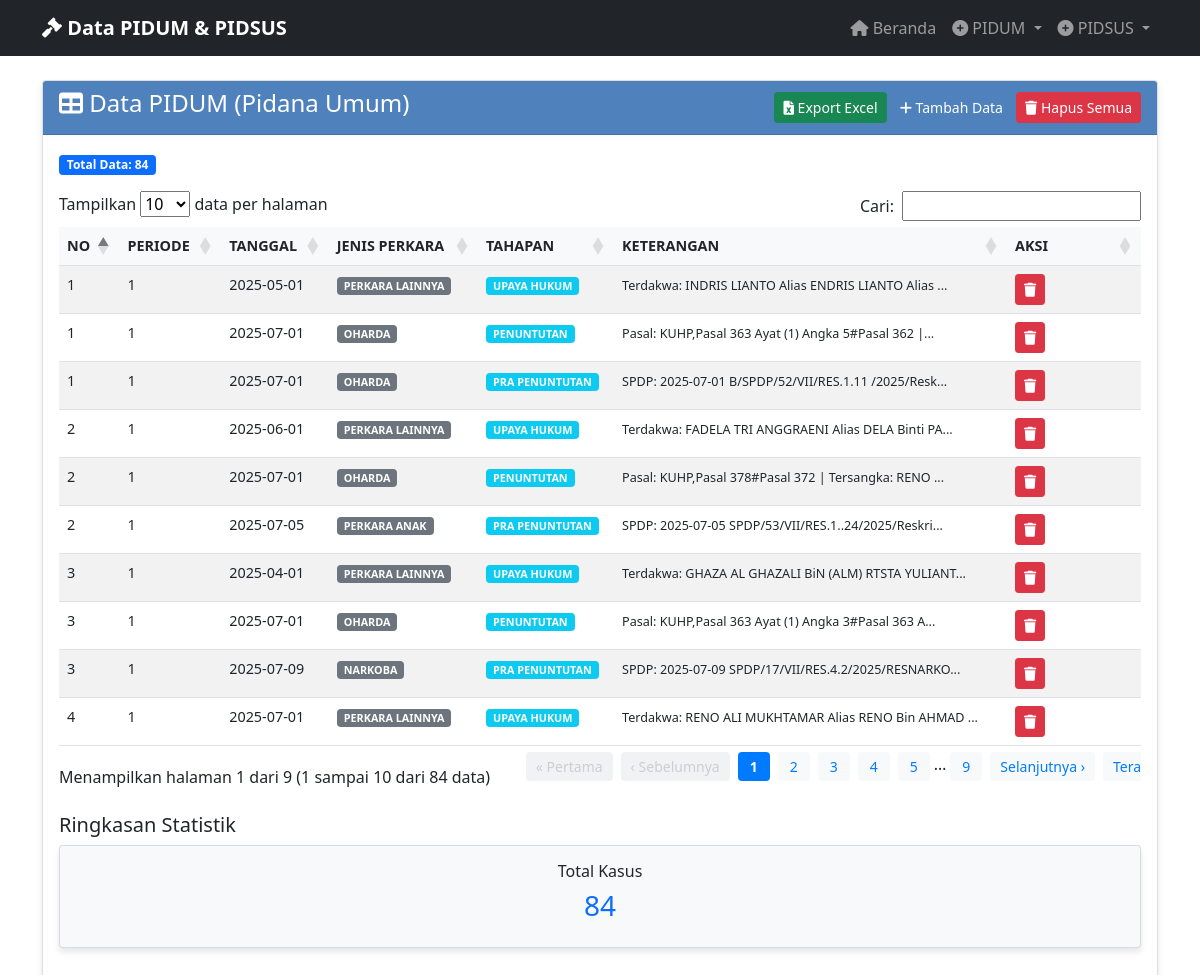
Screenshot of /view_pidum with the database file from the repository.
### tables this page shows
CREATE TABLE "pidum_data" (
                id INTEGER PRIMARY KEY AUTOINCREMENT,
                no TEXT NOT NULL,
                periode TEXT NOT NULL,
                tanggal TEXT NOT NULL,
                jenis_perkara TEXT NOT NULL,
                tahapan_penanganan TEXT NOT NULL,
                keterangan TEXT NOT NULL,
                created_at TIMESTAMP DEFAULT CURRENT_TIMESTAMP
            );

### app_with_db.py (the view)
@app.route('/view_pidum')
def view_pidum():
    data = get_all_pidum_data()  # Changed to include ID for delete functionality
    return render_template('view_pidum.html', data=data)

### database.py (called while the page is built)
@contextmanager
def get_db_connection():
    conn = sqlite3.connect(DATABASE_PATH)
    conn.row_factory = sqlite3.Row
    try:
        yield conn
    finally:
        conn.close()

def get_all_pidum_data():
    with get_db_connection() as conn:
        cursor = conn.cursor()
        cursor.execute('SELECT * FROM pidum_data ORDER BY created_at DESC')
        rows = cursor.fetchall()
        return [dict(row) for row in rows]

### templates/view_pidum.html (shortened to what this page needs)
{% extends "base.html" %}
{% block content %}
<div class="row">
    <div class="col-md-12">
        <div class="card">
            <div class="card-header d-flex justify-content-between align-items-center">
                <h4><i class="fas fa-table"></i> Data PIDUM (Pidana Umum)</h4>
                <div>
                    <a href="{{ url_for('export_pidum_excel') }}" class="btn btn-success btn-sm">
                        <i class="fas fa-file-excel"></i> Export Excel
                    </a>
                    <a href="{{ url_for('input_pidum') }}" class="btn btn-primary btn-sm">
                        <i class="fas fa-plus"></i> Tambah Data
                    </a>
                    {% if data %}
                    <button type="button" class="btn btn-danger btn-sm" onclick="confirmDeleteAll()">
                        <i class="fas fa-trash"></i> Hapus Semua
                    </button>
                    {% endif %}
                </div>
            </div>
            <div class="card-body">
                {% if data %}
                    <div class="mb-3">
                        <span class="badge bg-primary">Total Data: {{ data|length }}</span>
                    </div>
                    <div class="table-responsive">
                        <table class="table table-striped table-hover" id="pidumTable">
                            <thead>
                                <tr>
                                    <th>NO</th>
                                    <th>PERIODE</th>
                                    <th>TANGGAL</th>
                                    <th>JENIS PERKARA</th>
                                    <th>TAHAPAN</th>
                                    <th>KETERANGAN</th>
                                    <th width="100">AKSI</th>
                                </tr>
                            </thead>
                            <tbody>
                                {% for item in data %}
                                <tr>
                                    <td>{{ item.no }}</td>
                                    <td>{{ item.periode }}</td>
                                    <td>{{ item.tanggal }}</td>
                                    <td>
                                        <span class="badge bg-secondary">{{ item.jenis_perkara }}</span>
                                    </td>
                                    <td>
                                        <span class="badge bg-info">{{ item.tahapan_penanganan or 'N/A' }}</span>
                                    </td>
                                    <td>
                                        <small>{{ item.keterangan[:50] if item.keterangan else '-' }}{% if item.keterangan and item.keterangan|length > 50 %}...{% endif %}</small>
                                    </td>
                                    <td>
                                        <button type="button" class="btn btn-danger btn-sm"
                                                onclick="confirmDelete({{ item.id }}, '{{ item.no|e }}')">
                                            <i class="fas fa-trash"></i>
                                        </button>
                                    </td>
                                </tr>
                                {% endfor %}
                            </tbody>
                        </table>
                    </div>
                    <div class="row mt-4">
                        <div class="col-md-12">
                            <h5>Ringkasan Statistik</h5>
                            <div class="row">
                                <div class="col-md-12">
                                    <div class="card bg-light">
                                        <div class="card-body text-center">
                                            <h6>Total Kasus</h6>
                                            <h3 class="text-primary">{{ data|length }}</h3>
                                        </div>
                                    </div>
                                </div>
                            </div>
                        </div>
                    </div>
                {% endif %}
            </div>
        </div>
    </div>
</div>
{% block scripts %}
<link href="https://cdn.datatables.net/1.11.5/css/dataTables.bootstrap5.min.css" rel="stylesheet">
{% endblock %}
{% endblock %}

### templates/base.html (shortened to what this page needs)
<!DOCTYPE html>
<html lang="id">
<head>
    <link href="https://cdn.jsdelivr.net/npm/bootstrap@5.1.3/dist/css/bootstrap.min.css" rel="stylesheet">
    <link href="https://cdnjs.cloudflare.com/ajax/libs/font-awesome/6.0.0/css/all.min.css" rel="stylesheet">
</head>
<body>
    <nav class="navbar navbar-expand-lg navbar-dark bg-dark">
        <div class="container">
            <a class="navbar-brand" href="{{ url_for('index') }}">
                <i class="fas fa-gavel"></i> Data PIDUM & PIDSUS
            </a>
            <div class="collapse navbar-collapse" id="navbarNav">
                <ul class="navbar-nav ms-auto">
                    <li class="nav-item">
                        <a class="nav-link" href="{{ url_for('index') }}">
                            <i class="fas fa-home"></i> Beranda
                        </a>
                    </li>
                    <li class="nav-item dropdown">
                        <a class="nav-link dropdown-toggle" href="#" id="pidumDropdown" role="button" data-bs-toggle="dropdown">
                            <i class="fas fa-plus-circle"></i> PIDUM
                        </a>
                    </li>
                    <li class="nav-item dropdown">
                        <a class="nav-link dropdown-toggle" href="#" id="pidsusDropdown" role="button" data-bs-toggle="dropdown">
                            <i class="fas fa-plus-circle"></i> PIDSUS
                        </a>
                    </li>
                </ul>
            </div>
        </div>
    </nav>
    <div class="container mt-4">
        {% block content %}{% endblock %}
    </div>
    {% block scripts %}{% endblock %}
</body>
</html>

### templates/base.html (style rules this page uses)
.navbar-brand { font-weight: bold; }
.card { box-shadow: 0 4px 6px rgba(0, 0, 0, 0.1); margin-bottom: 20px; }
.card-header { background-color: #4F81BD; color: white; font-weight: bold; }
.btn-primary { background-color: #4F81BD; border-color: #4F81BD; }
.table { font-size: 0.9rem; }
.table th { background-color: #f8f9fa; font-weight: bold; }

### rows the page displays
pidum_data: no "1", periode "1", tanggal "2025-05-01", jenis_perkara "PERKARA LAINNYA", tahapan_penanganan "UPAYA HUKUM", keterangan "Terdakwa: INDRIS LIANTO Alias ENDRIS LIANTO Alias"
pidum_data: no "2", periode "1", tanggal "2025-06-01", jenis_perkara "PERKARA LAINNYA", tahapan_penanganan "UPAYA HUKUM", keterangan "Terdakwa: FADELA TRI ANGGRAENI Alias DELA Binti PA"
pidum_data: no "3", periode "1", tanggal "2025-04-01", jenis_perkara "PERKARA LAINNYA", tahapan_penanganan "UPAYA HUKUM", keterangan "Terdakwa: GHAZA AL GHAZALI BiN (ALM) RTSTA YULIANT"
pidum_data: no "4", periode "1", tanggal "2025-07-01", jenis_perkara "PERKARA LAINNYA", tahapan_penanganan "UPAYA HUKUM", keterangan "Terdakwa: RENO ALI MUKHTAMAR Alias RENO Bin AHMAD"
pidum_data: no "1", periode "1", tanggal "2025-07-01", jenis_perkara "OHARDA", tahapan_penanganan "PENUNTUTAN", keterangan "Pasal: KUHP,Pasal 363 Ayat (1) Angka 5#Pasal 362 |"
pidum_data: no "2", periode "1", tanggal "2025-07-01", jenis_perkara "OHARDA", tahapan_penanganan "PENUNTUTAN", keterangan "Pasal: KUHP,Pasal 378#Pasal 372 | Tersangka: RENO"
pidum_data: no "3", periode "1", tanggal "2025-07-01", jenis_perkara "OHARDA", tahapan_penanganan "PENUNTUTAN", keterangan "Pasal: KUHP,Pasal 363 Ayat (1) Angka 3#Pasal 363 A"
pidum_data: no "1", periode "1", tanggal "2025-07-01", jenis_perkara "OHARDA", tahapan_penanganan "PRA PENUNTUTAN", keterangan "SPDP: 2025-07-01 B/SPDP/52/VII/RES.1.11 /2025/Resk"
pidum_data: no "2", periode "1", tanggal "2025-07-05", jenis_perkara "PERKARA ANAK", tahapan_penanganan "PRA PENUNTUTAN", keterangan "SPDP: 2025-07-05 SPDP/53/VII/RES.1..24/2025/Reskri"
pidum_data: no "3", periode "1", tanggal "2025-07-09", jenis_perkara "NARKOBA", tahapan_penanganan "PRA PENUNTUTAN", keterangan "SPDP: 2025-07-09 SPDP/17/VII/RES.4.2/2025/RESNARKO"

### other values shown
{{ data|length }} "84"
